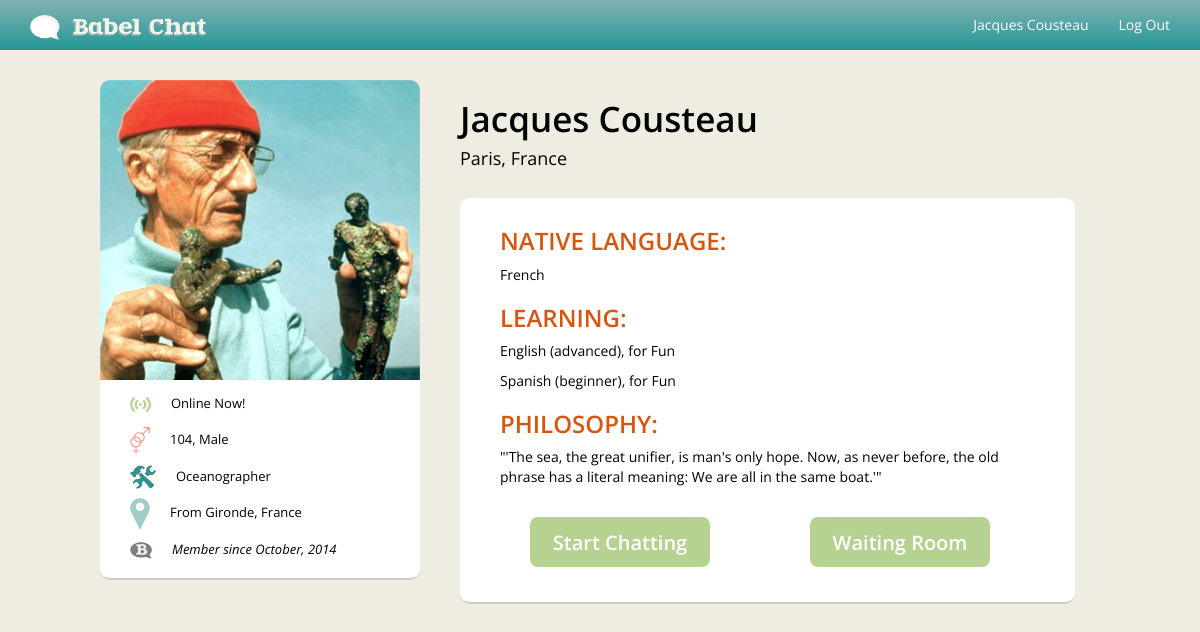
Screenshot of /profile (signed in) with the database file from the repository.
### model.py (models this page shows, shortened)
class User(Base):
    __tablename__ = "users"
    id = Column(Integer, primary_key = True)
    name = Column(String(64), nullable=False)
    email = Column(String(64), nullable=False)
    password = Column(String(64), nullable=False)
    mother_tongue_code = Column(String(64), ForeignKey("languages.language_code"))
    country_code = Column(String(64), ForeignKey("countries.country_code"))
    reason = Column(String(64), nullable=False)
    age = Column(String(64), nullable=False)
    sex = Column(String(64), nullable=False)
    occupation = Column(String(64), nullable=False)
    current_city = Column(String(64), nullable=False)
    current_country = Column(String(64), nullable=False)
    origin_city = Column(String(64), nullable=False)
    origin_country = Column(String(64), nullable=False)
    about_txt = Column(String(64), nullable=False)
    profile_url = Column(String(64), nullable=False)
    language = relationship("Language", backref=backref("native_speakers"))
    country = relationship("Country", backref=backref("users"))

class Country(Base):
    __tablename__ = "countries"
    country_code = Column(String(64), nullable=False, primary_key=True)
    country_name = Column(String(64), nullable=False)

class Language(Base):
    __tablename__ = "languages"
    language_code = Column(String(64), nullable=False, primary_key=True)
    language_name = Column(String(64), nullable=False)

class Language_desired(Base):
    __tablename__ = "languages_desired"
    id = Column(Integer, primary_key=True)
    user_id = Column(Integer, ForeignKey('users.id'))
    language_code = Column(String(64), ForeignKey('languages.language_code'))
    level = Column(String(64), nullable=False)
    user = relationship("User",backref=backref("Language_desired"))
    language = relationship("Language", backref=backref("Language_desired"))

### babel.py (the view)
@app.route("/profile")
def display_profile():
    global rooms
    rooms = {}
    user = dbsession.query(User).filter_by(name=session.get("login")).first()
    if not user:
        return redirect(url_for("display_index"))
        flash("You're not logged in.")
    return render_template("profile.html", user=user)

### templates/profile.html
{% extends 'base_in.html' %}
{% block body %}
<div id="profile_wrapper">
<div id="prof_lft_col">
	<div id="prof_pic"><img src="../{{ user.profile_url }}" width='100%'></div>
	<div id="basic_info">
	<ul id='basic_info_list'>
	<img src="../static/img/online_icon.png" ><li>Online Now!</li></br>
	<img src="../static/img/gender_icon.png" ><li>{{ user.age }}, {{user.sex }}</li></br>
	<img src="../static/img/occupation_icon.png" ><li>{{ user.occupation }}</li></br>
	<img src="../static/img/pin_icon.png" ><li>From {{ user.origin_city }}, {{ user.origin_country }}</li></br>
	<img src="../static/img/babel_icon.png" ><li><i>Member since October, 2014</i></li></br>
	</ul>
	</div>
</div>
<div id="prof_rt_col">
	<div id='prof_name'><h1>{{ user.name }}</h1><h6>{{ user.current_city }}, {{ user.country.country_name }}</h6>
	</div>
	<div id="prof_body">
		<h3>NATIVE LANGUAGE: </h3><p>{{ user.language.language_name }}</p>
		<h3>LEARNING:</h3>
		{% for lang in user.Language_desired %}
		     <p>{{ lang.language.language_name }} ({{ lang.level }}), for {{ user.reason }} </p>
		{% endfor %}
		<h3>PHILOSOPHY:</h3>
		<p> "{{ user.about_txt }}"</p>
		<div id="prof_btns">
			<a href="/video_chat?start={{ user.mother_tongue_code }}"><h3>Start Chatting</h3></a>
			<a href="/video_chat"><h3>Waiting Room</h3></a>
		</div>
	</div>
</div>
</div>
{% endblock %}

### templates/base_in.html (shortened to what this page needs)
<!DOCTYPE HTML>
<html lang="en">
<head>
    <link href="../static/css/bootstrap.min.css" rel="stylesheet">
    <link href="../static/css/cover.css" rel="stylesheet">
    <link href="../static/css/signin.css" rel="stylesheet">
    <link href="../static/css/custom.css" rel="stylesheet">
</head>
<body>
    <nav class="navbar navbar-inverse navbar-fixed-top signupnav" role="navigation">
      <div class="container">
        <div class="navbar-header">
          <a class="navbar-brand" href="/"><img src="../static/img/sm_logo.png" height="25px"></a>
        </div>
        <div id="navbar" class="navbar-collapse collapse">
          <ul class="nav navbar-nav navbar-right">
            {% if session.get("login", False) %}
                <li class=""><a href="/profile">{{ session['login'] }}<span class='sr-only'>(current)</span></a></li>
              {% endif %}
              {% if session.get("login", False) %}
                  <li><a href="/logout">Log Out</a></li>
               {% else %}
                  <li><a href="/">Log In</a></li>
                {% endif %}
          </ul>
        </div>
      </div>
    </nav>
        {% block body %}{% endblock %}
    </body>
</html>

### static/css/cover.css (style rules this page uses)
a, a:focus, a:hover { color: #fff; }
body { height: 100%; background-color: #282626; color: #fff; background: #efede2; text-align: center; }

### static/css/signin.css (style rules this page uses)
body { padding-top: 40px; padding-bottom: 40px; background-color: ; }
.signupnav { background-color: #6aa5a8 !important; }

### static/css/custom.css (style rules this page uses)
html, body, h1, h2, h3, h4, h5, h6, p { font-family: "Open Sans" !important; }
body p { font-size: 12px; text-align: left; }
.navbar { max-height: 35px; !important }
.navbar-inverse { color: #fff; !important background: -webkit-linear-gradient(#82b2b2, #249797); background: -o-linear-gradient(#82b2b2, #249797); background: -moz-linear-gradient(#82b2b2, #249797); background: linear-gradient(#82b2b2, #249797); }
.navbar-nav>li>a { color: #fff; !important }
.navbar-inverse { border: none !important; }
.navbar-inverse .navbar-brand { color: #fff; }
.navbar-inverse .navbar-nav>li>a { color: #fff; }
a, a:focus, a:hover { color: #6aa5a8; }
#profile_wrapper { color: #000; width: 1000px; height: 500px; background: ; margin: auto; margin-top: 40px; }
#profile_wrapper p { color: #000; padding-right: 60px; font-size: 14px; }
#prof_lft_col { width: 320px; background: ; height: 500px; float: left; text-align: left; }
#prof_pic { width: 320px; height: 60%; border-radius: 10px 10px 0px 0px; background: ; overflow:hidden; }
#basic_info { background: white; height: 40%; border-radius: 0px 0px 10px 10px; border-bottom: 2px solid #cccccc; }
#basic_info_list { text-decoration: none; list-style: none; font-size: 13px; line-height: 2.8; padding: 5px 0px 0px 30px; }
#basic_info_list li { display: inline; padding: 0px 0px 0px 20px; }
#prof_rt_col { width: 615px; margin: 0px 25px 0px 0px; text-align: left; float: right; background: ; }
#prof_name h1 { font-size: 35px; font-weight: 600; }
#prof_name h6 { font-size: 18px; font-weight: 400; }
#prof_body { padding: 10px 0px 20px 40px; background: #fff; border-radius: 10px; border-bottom: 2px solid #cccccc; margin: 30px 0px 0px 0px; }
#prof_body h3 { color: #d5560f; font-weight: 600; }
#prof_btns { height: 50px; margin: 30px 0px 15px 0px; }
#prof_btns h3 { font-size: 20px; width: 180px; height: 50px; color: #fff; float: left; padding: 15px; border-radius: 8px; background-color: #b6d290; border: none; text-align: center; margin: 0px 70px 30px 30px; }

### rows the page displays
User: login "Jacques Cousteau", profile_url (picture), age "104", sex "Male", occupation "Oceanographer", origin_city "Gironde", origin_country "France", name "Jacques Cousteau", current_city "Paris", reason "Fun", about_txt "'The sea, the great unifier, is man's only hope. Now, as never before, the old phrase has a literal meaning: We are all in the same boat.'"
Country: country.country_name "France"
Language: language.language_name "French"
Language_desired: language.language_name "English", level "advanced"
Language_desired: language.language_name "Spanish", level "beginner"
